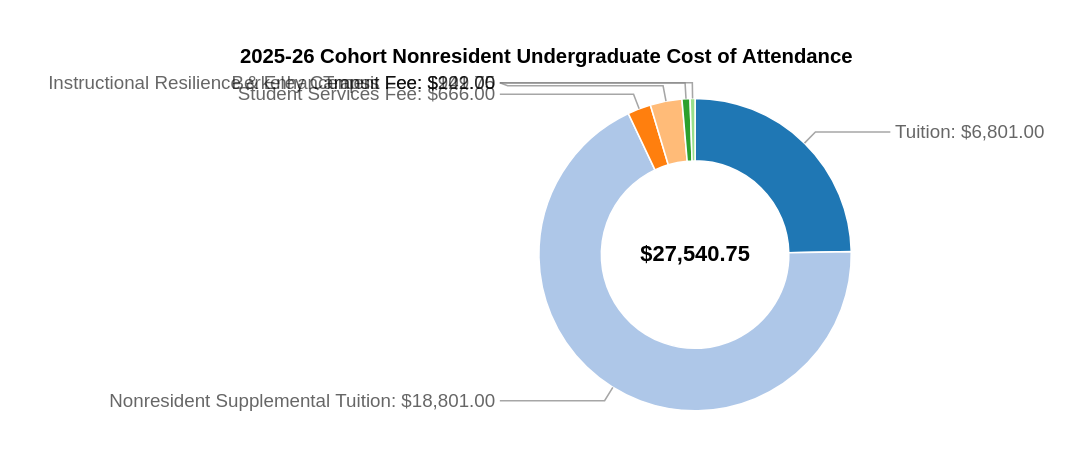

Write a Vega-Lite specification for this figure.
### Vega specification from a JSON file in a GitHub repository (floating-point values rounded to 4 significant figures)
{"$schema": "https://vega.github.io/schema/vega/v6.json", "title": "2025-26 Cohort Nonresident Undergraduate Cost of Attendance", "description": "Donut with non-overlapping labels.", "width": 200, "height": 200, "autosize": "pad", "padding": 30, "signals": [{"name": "startAngle", "value": 0}, {"name": "sortField", "update": "''", "description": "Sort field if desired"}, {"name": "sortOrder", "update": "''", "description": "Sort order if desired (ascending or descending)"}, {"name": "labelFontSize", "init": "12", "description": "The font size used for labels"}, {"name": "labelHeight", "update": "labelFontSize", "description": "This is approximately the same as the label font size but can be adjusted if you want extra padding"}, {"name": "innerRadius", "update": "60"}, {"name": "outerRadius", "update": "100"}, {"name": "counter", "description": "Counter used to loop through an array", "value": 0, "on": [{"events": {"type": "timer", "throttle": 0}, "update": "counter<length(data('labelPositions'))?counter + 1:counter"}, {"events": {"signal": "leftRightCount"}, "update": "0"}]}, {"name": "shiftArray", "description": "An array of shift positions", "update": "{right: leftRightCount.right!=0? pluck(data('labelPositions')[0]['shiftArray'],'shift'):[], left: leftRightCount.left!=0? pluck(data('labelPositions')[leftRightCount.right]['shiftArray'],'shift'):[]}"}, {"name": "leftRightCountArray", "description": "Array of label sides", "update": "reverse(sort( pluck( data('labelPositions'), 'side')))"}, {"name": "leftRightCount", "description": "Count of  label sides", "update": "{right:lastindexof(leftRightCountArray,'right')+1,left:length(leftRightCountArray)- (lastindexof(leftRightCountArray,'right')+1)}"}, {"name": "p1", "description": "Used to loop through position array one element at a time with a running sum but reseting the counter to 0 if it ever goes negative", "value": {"right": 0, "left": 0}, "on": [{"events": {"signal": "leftRightCount"}, "update": "{'right': 0, 'left': 0}"}, {"events": {"signal": "counter"}, "update": "{right:shiftArray.right[counter-1]+p1.right<0?0:shiftArray.right[counter-1]+p1.right, left:shiftArray.left[counter-1]+p1.left<0?0:shiftArray.left[counter-1]+p1.left}", "force": true}]}, {"name": "p2", "description": "Used to reassemble the position array as a string with final shift positions", "value": {"right": [], "left": []}, "on": [{"events": {"signal": "leftRightCount"}, "update": "{'right': [], 'left': []}"}, {"events": {"signal": "p1"}, "update": "{right:length(p2.right)!=0? p1.right+','+p2.right:p1.right,left:length(p2.left)!=0? p1.left+','+p2.left:p1.left}"}]}, {"name": "shiftArrayRunning", "description": "Converts a string to an array and reverses", "update": "{right:reverse(split(p2.right,',')),left:reverse(split(p2.left,','))}"}], "data": [{"name": "table", "values": [{"id": "Tuition: $6,801.00", "value": 6801}, {"id": "Nonresident Supplemental Tuition: $18,801.00", "value": 18801}, {"id": "Student Services Fee: $666.00", "value": 666}, {"id": "Berkeley Campus Fee: $902.75", "value": 902.8}, {"id": "Transit Fee: $229.00", "value": 229}, {"id": "Instructional Resilience & Enhancement Fee: $141.00", "value": 141}], "transform": [{"type": "collect", "sort": {"field": {"signal": "sortField"}, "order": {"signal": "sortOrder"}}}, {"type": "pie", "field": "value", "startAngle": {"signal": "startAngle"}, "endAngle": {"signal": "round((2*PI)*10000)/10000+startAngle"}}, {"type": "formula", "as": "middleAngle", "expr": " (((datum.endAngle - datum.startAngle)/2) + datum.startAngle)-PI/2"}, {"type": "formula", "as": "side", "expr": "datum.middleAngle + PI/2  <= PI || datum.middleAngle + PI/2 >= 2*PI && datum.middleAngle + PI/2 <= PI*3?'right':'left'"}, {"type": "formula", "as": "x1", "expr": " (outerRadius *cos(datum.middleAngle))+width/2 "}, {"type": "formula", "as": "y1", "expr": " (outerRadius*sin(datum.middleAngle))+width/2 "}, {"type": "formula", "as": "x2", "expr": " ((outerRadius+10)*cos(datum.middleAngle))+width/2 "}, {"type": "formula", "as": "y2", "expr": " ((outerRadius+10)*sin(datum.middleAngle))+width/2 "}, {"type": "formula", "as": "x3", "expr": "datum.side== 'right'?outerRadius+(width/2)+20:(width/2)-outerRadius-20"}, {"type": "formula", "as": "bin", "expr": "0"}]}, {"name": "total", "source": ["table"], "transform": [{"type": "aggregate", "fields": ["value"], "ops": ["sum"], "as": ["total"]}]}, {"name": "leftExt", "source": ["table"], "transform": [{"type": "filter", "expr": "datum.side=='left'"}, {"type": "extent", "field": "y2", "signal": "leftExt"}]}, {"name": "rightExt", "source": ["table"], "transform": [{"type": "filter", "expr": "datum.side=='right'"}, {"type": "extent", "field": "y2", "signal": "rightExt"}]}, {"name": "labelSequenceRight", "transform": [{"type": "sequence", "start": {"signal": "rightExt[0]"}, "stop": {"signal": "(rightExt[1]+labelHeight)"}, "step": {"signal": "labelHeight"}, "as": "bin"}, {"type": "formula", "expr": "'right'", "as": "side"}]}, {"name": "labelSequenceLeft", "transform": [{"type": "sequence", "start": {"signal": "leftExt[0]"}, "stop": {"signal": "(leftExt[1]+labelHeight)"}, "step": {"signal": "labelHeight"}, "as": "bin"}, {"type": "formula", "expr": "'left'", "as": "side"}]}, {"name": "labelBinsRight", "source": ["rightExt", "labelSequenceRight"], "transform": [{"type": "bin", "field": "y2", "step": {"signal": "labelHeight"}, "extent": {"signal": "rightExt"}, "interval": false, "as": ["binTemp", "bin1"], "nice": false}, {"type": "formula", "expr": "datum.bin==0?datum.binTemp:datum.bin", "as": "bin"}]}, {"name": "labelBinsLeft", "source": ["leftExt", "labelSequenceLeft"], "transform": [{"type": "bin", "field": "y2", "step": {"signal": "labelHeight"}, "extent": {"signal": "leftExt"}, "interval": false, "as": ["binTemp", "bin1"], "nice": false}, {"type": "formula", "expr": "datum.bin==0?datum.binTemp:datum.bin", "as": "bin"}]}, {"name": "labelPositions", "source": ["labelBinsLeft", "labelBinsRight"], "transform": [{"type": "joinaggregate", "ops": ["count"], "as": ["count"], "groupby": ["side", "bin"]}, {"type": "filter", "expr": "datum.value != null || datum.count == 1"}, {"type": "formula", "expr": "datum.count-1", "as": "count"}, {"type": "collect", "sort": {"field": ["side", "bin"], "order": ["descending", "ascending"]}}, {"type": "window", "sort": {"field": ["bin", "y2"], "order": ["ascending", "ascending"]}, "ops": ["row_number"], "as": ["index"], "groupby": ["side"]}, {"type": "window", "sort": {"field": "index", "order": "ascending"}, "ops": ["row_number"], "groupby": ["side", "bin"]}, {"type": "formula", "expr": "datum.value==0?0:datum.row_number", "as": "row_number"}, {"type": "formula", "expr": "datum.value==null?-labelHeight:datum.row_number==1?0:labelHeight", "as": "shift"}, {"type": "collect", "sort": {"field": ["side", "index"], "order": ["descending", "ascending"]}}, {"type": "joinaggregate", "ops": ["values"], "as": ["shiftArray"], "fields": ["shift"], "groupby": ["side"]}]}, {"name": "labelPositionsFinal", "source": ["labelPositions"], "transform": [{"type": "collect", "sort": {"field": ["side", "index"], "order": ["descending", "ascending"]}}, {"type": "formula", "expr": "datum.side=='right'?toNumber(shiftArrayRunning.right[datum.index-1]):toNumber(shiftArrayRunning.left[datum.index-1])", "as": "shiftArrayRunning"}, {"type": "formula", "expr": "datum.shiftArrayRunning+datum.bin", "as": "binShifted"}, {"type": "formula", "as": "x4", "expr": "datum.side== 'right'?outerRadius+(width/2)+25:(width/2)-outerRadius-25"}, {"type": "window", "sort": {"field": "index", "order": "ascending"}, "ops": ["lead"], "fields": ["shift"], "groupby": ["side"]}, {"type": "formula", "as": "y4", "expr": "datum.y2>datum.binShifted&&datum.lead_shift<0?datum.y2:datum.binShifted"}, {"type": "formula", "as": "labelPath", "expr": "datum.value==null?'': 'M '+ datum.x1 + ' ' + datum.y1 + 'L'+ datum.x2 + ' ' + datum.y2 + ' H'+ datum.x3  +'L '+ datum.x4 + ' ' + datum.y4 "}]}], "scales": [{"name": "color", "type": "ordinal", "domain": {"data": "table", "field": "id"}, "range": {"scheme": "category20"}}], "marks": [{"type": "text", "name": "sum", "from": {"data": "total"}, "align": "center", "encode": {"enter": {"x": {"signal": "width / 2"}, "y": {"signal": "height / 2"}, "align": {"value": "center"}, "baseline": {"value": "middle"}, "fontSize": {"value": 14}, "fontWeight": {"value": "bold"}, "fill": {"value": "black"}}, "update": {"text": {"signal": "format(datum.total, '$,.2f')"}}}}, {"type": "arc", "from": {"data": "table"}, "encode": {"enter": {"fill": {"scale": "color", "field": "id"}, "x": {"signal": "width / 2"}, "y": {"signal": "height / 2"}, "stroke": {"value": "white"}}, "update": {"startAngle": {"field": "startAngle"}, "endAngle": {"field": "endAngle"}, "innerRadius": {"signal": "innerRadius"}, "outerRadius": {"signal": "outerRadius"}}}}, {"type": "path", "name": "labelPath", "from": {"data": "labelPositionsFinal"}, "encode": {"update": {"strokeWidth": {"value": 1}, "path": {"field": "labelPath"}, "stroke": {"value": "grey"}, "opacity": {"value": 0.7}}}}, {"type": "rect", "from": {"data": "labelPositionsFinal"}, "description": "Debug boxes. Opacity is set to zero but can be changed to better understand how the bins are being layed out", "encode": {"update": {"x": {"field": "x4"}, "y": {"field": "y4"}, "width": {"value": 20}, "height": {"signal": "labelHeight"}, "strokeWidth": {"value": 2}, "stroke": {"value": "grey"}, "fill": {"value": "#4682b4"}, "opacity": {"signal": "datum.value==null?0:0"}}}}, {"type": "text", "name": "labels", "from": {"data": "labelPositionsFinal"}, "encode": {"update": {"text": {"field": "id"}, "opacity": {"value": 0.6}, "fill": {"value": "black"}, "baseline": {"value": "middle"}, "align": {"signal": "datum.side=='left'?'right':'left'"}, "dx": {"signal": "datum.side=='left'?-3:3"}, "x": {"field": "x4"}, "y": {"field": "y4"}, "fontSize": {"signal": "labelFontSize"}}}}]}
